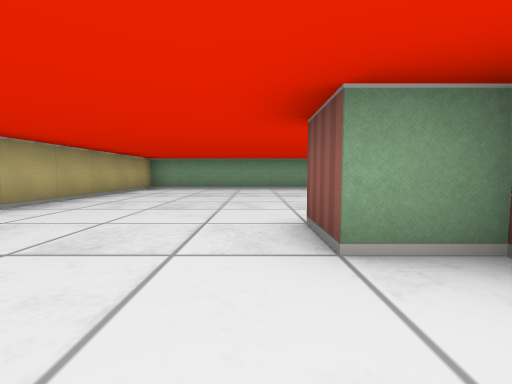
View 1 (above)

18 first-person views from a walk through a cub3D level. The camera is about half as high as the walls, tilts 4° down and sees 90° across. The floor is counted in squares. Each view is taken from the middle of a square. On the plan, view 1 faces up. The plan holds only what a view shows up to about 9 squares ahead; the rest is blank.

View 2
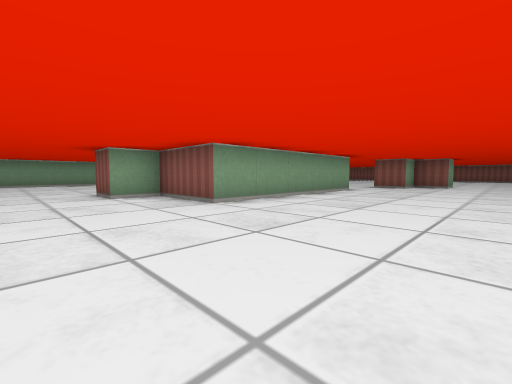

View 3
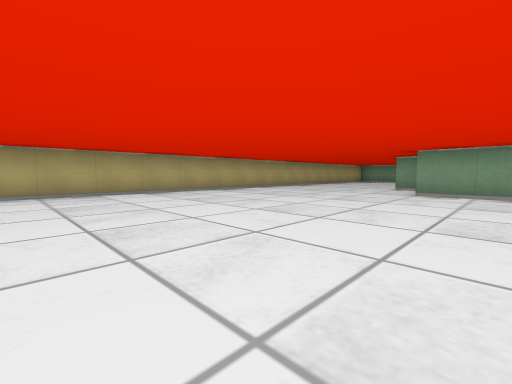

View 4
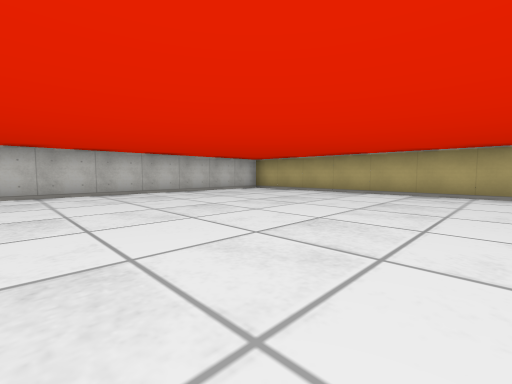

View 5
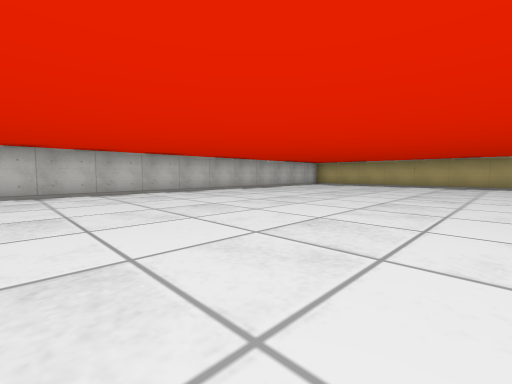

View 6
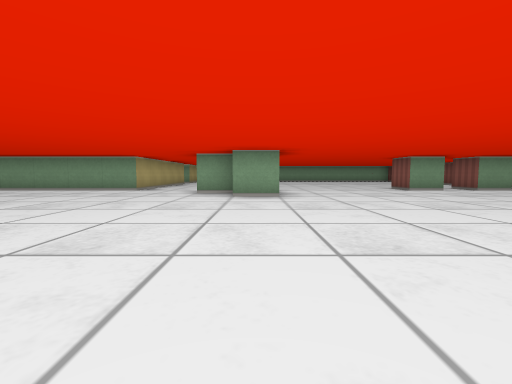

View 7
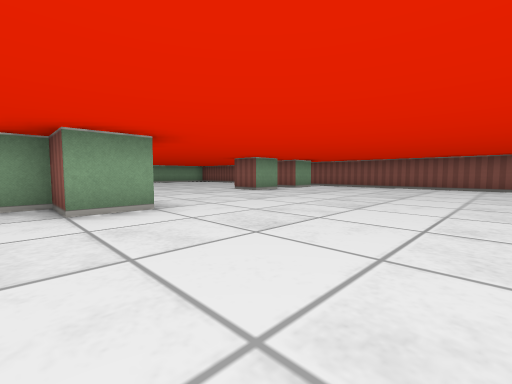

View 8
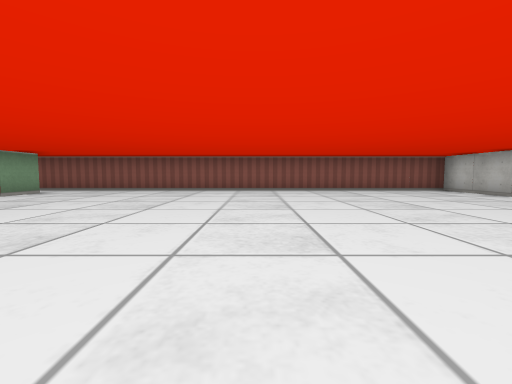

View 9
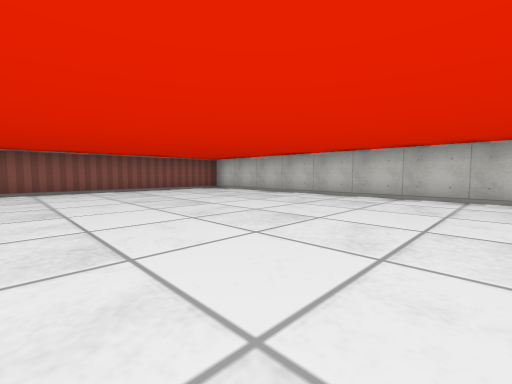

View 10
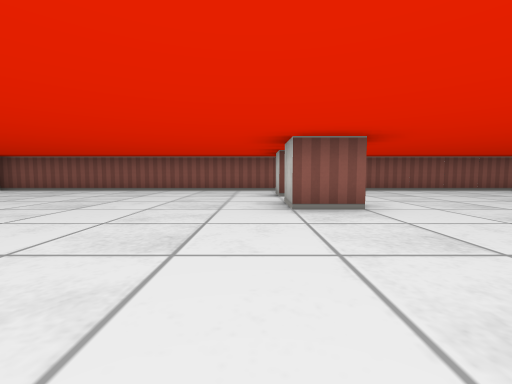

View 11
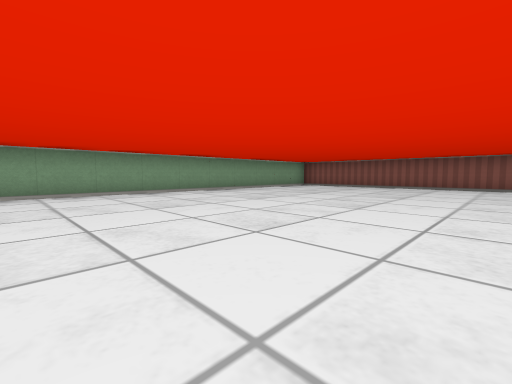

View 12
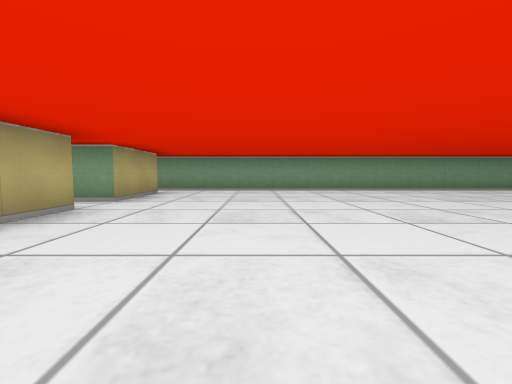

View 13
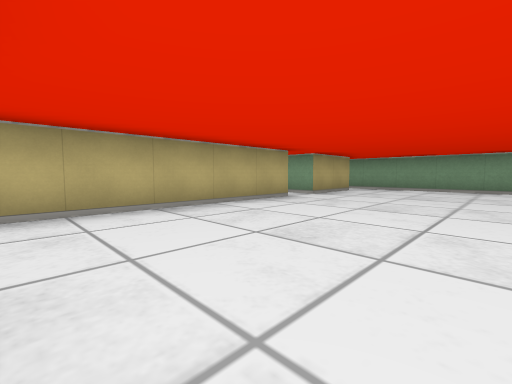

View 14
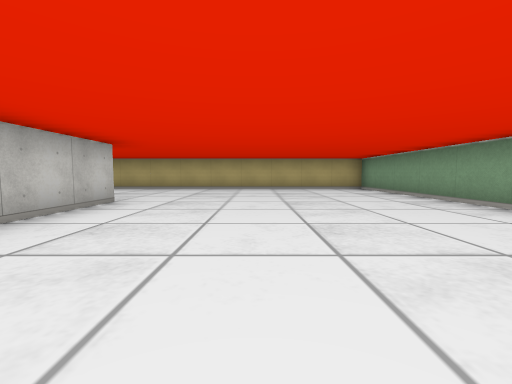

View 15
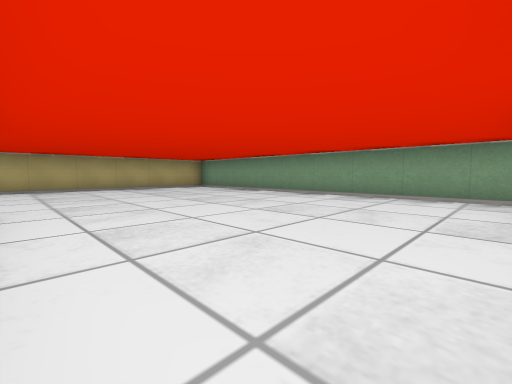

View 16
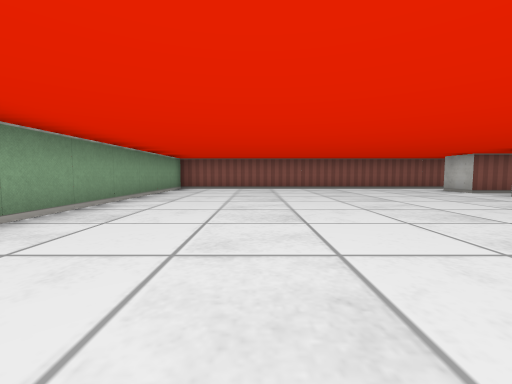

View 17
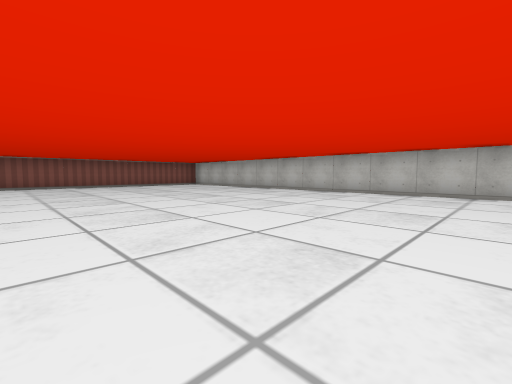

View 18
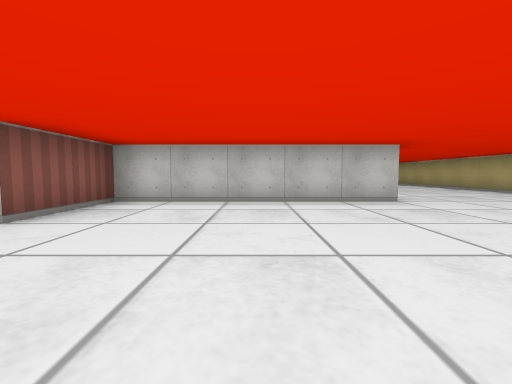

### Floor plan
Points are (right, up) in squares from view 1. A wall is a line through its corners. A room is listed if a view was taken in it or the views show most of it. See-through windows are left out.
Room 1 (views 1, 2, 3, 4, 5, 6, 7, 8, 9, 10, 11, 12, 13, 14, 15, 16, 17, 18)
walls: (10.6, -2.5) (9.5, -2.5) (9.5, -1.5) (8.5, -1.5) (8.5, -0.8); (6.5, 4.5) (6.5, -0.5) (1.5, -0.5) (1.5, 1.5) (0.5, 1.5) (0.5, 2.5) (5.5, 2.5) (5.5, 4.5); (15.6, -0.5) (14.5, -0.5) (14.5, 0.5) (15.5, 0.5); (17.5, -0.5) (16.5, -0.5) (16.5, 0.5) (17.5, 0.5); (6.5, 7.6) (6.5, 5.5) (5.6, 5.5); (-3.4, -11.5) (18.5, -11.5) (18.5, 8.5) (-3.5, 8.5) (-3.5, -11.2)

Where each view was taken, in squares from view 1:
view 1: 0 up, 0 right, facing up
view 2: 4 down, 1 left, facing up-right
view 3: 7 down, 3 right, facing up-left
view 4: 5 down, 3 right, facing down-left
view 5: 5 down, 7 right, facing down-left
view 6: 8 down, 10 right, facing up
view 7: 6 down, 9 right, facing up-right
view 8: 6 down, 11 right, facing right
view 9: 6 down, 11 right, facing down-right
view 10: 1 up, 11 right, facing right
view 11: 2 up, 9 right, facing up-right
view 12: 1 up, 9 right, facing up
view 13: 0 up, 10 right, facing up-left
view 14: 5 up, 5 right, facing left
view 15: 3 up, 5 right, facing up-left
view 16: 6 up, 10 right, facing right
view 17: 5 down, 8 right, facing down-right
view 18: 7 up, 3 right, facing down
